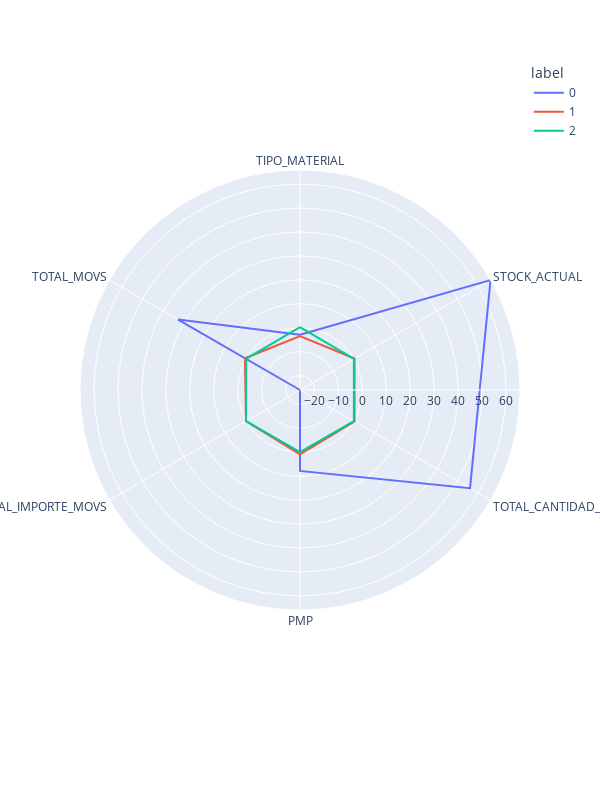
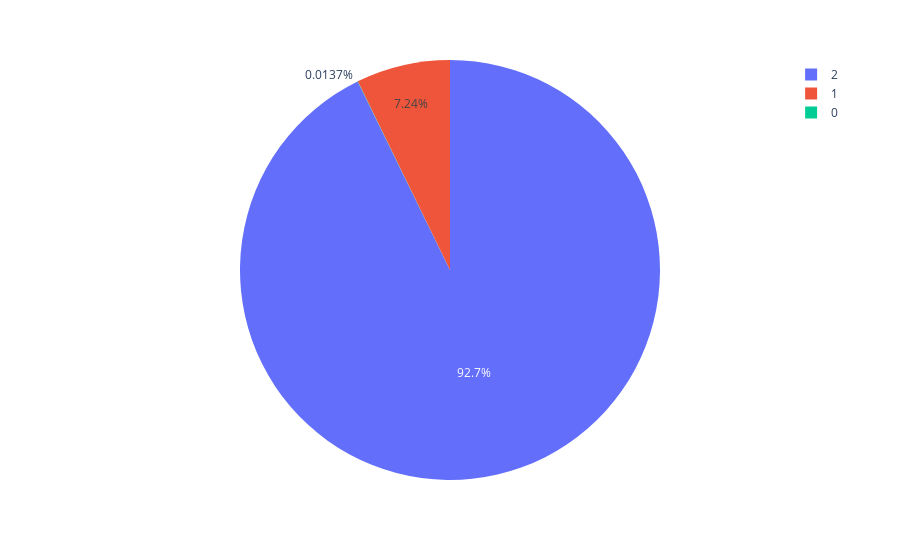

The code cell stored with these charts, in order, in its notebook:
### Code cell
# Aplicar Clustering Jerárquico
agg_model = AgglomerativeClustering(n_clusters=3)
y_agg = agg_model.fit_predict(X)

# Agregar etiquetas de cluster al dataframe
clusters_agg = pd.DataFrame(X, columns=X.columns)
clusters_agg['label'] = agg_model.labels_

# Visualización polar para Clustering Jerárquico
polar_agg = clusters_agg.groupby("label").mean().reset_index()
polar_agg = pd.melt(polar_agg, id_vars=["label"])
fig_agg = px.line_polar(polar_agg, r="value", theta="variable", color="label", line_close=True, height=800, width=600)
fig_agg.show()

# Visualización de distribución de clusters con Clustering Jerárquico
pie_agg = clusters_agg.groupby('label').size().reset_index()
pie_agg.columns = ['label', 'value']
px.pie(pie_agg, values='value', names='label').show()

### Figure 1 — Plotly figure (JSON) as saved in the notebook; plotly's stock layout.template omitted (floating-point values rounded to 4 significant figures)
{"data": [{"hovertemplate": "label=0<br>value=%{r}<br>variable=%{theta}<extra></extra>", "legendgroup": "0", "line": {"color": "#636efa", "dash": "solid"}, "marker": {"symbol": "circle"}, "mode": "lines", "name": "0", "r": [-2.912, 65.88, 56.0, 7.79, -26.02, 32.82, -2.912], "showlegend": true, "subplot": "polar", "theta": ["TIPO_MATERIAL", "STOCK_ACTUAL", "TOTAL_CANTIDAD_MOVS", "PMP", "TOTAL_IMPORTE_MOVS", "TOTAL_MOVS", "TIPO_MATERIAL"], "type": "scatterpolar"}, {"hovertemplate": "label=1<br>value=%{r}<br>variable=%{theta}<extra></extra>", "legendgroup": "1", "line": {"color": "#EF553B", "dash": "solid"}, "marker": {"symbol": "circle"}, "mode": "lines", "name": "1", "r": [-3.503, 0.2989, 0.2724, 0.8275, 0.03351, 0.5418, -3.503], "showlegend": true, "subplot": "polar", "theta": ["TIPO_MATERIAL", "STOCK_ACTUAL", "TOTAL_CANTIDAD_MOVS", "PMP", "TOTAL_IMPORTE_MOVS", "TOTAL_MOVS", "TIPO_MATERIAL"], "type": "scatterpolar"}, {"hovertemplate": "label=2<br>value=%{r}<br>variable=%{theta}<extra></extra>", "legendgroup": "2", "line": {"color": "#00cc96", "dash": "solid"}, "marker": {"symbol": "circle"}, "mode": "lines", "name": "2", "r": [0.2738, -0.03305, -0.02952, -0.06572, 0.001224, -0.04712, 0.2738], "showlegend": true, "subplot": "polar", "theta": ["TIPO_MATERIAL", "STOCK_ACTUAL", "TOTAL_CANTIDAD_MOVS", "PMP", "TOTAL_IMPORTE_MOVS", "TOTAL_MOVS", "TIPO_MATERIAL"], "type": "scatterpolar"}], "layout": {"height": 800, "legend": {"title": {"text": "label"}, "tracegroupgap": 0}, "margin": {"t": 60}, "polar": {"angularaxis": {"direction": "clockwise", "rotation": 90}, "domain": {"x": [0, 1], "y": [0, 1]}}, "width": 600}}

### Figure 2 — Plotly figure (JSON) as saved in the notebook; plotly's stock layout.template omitted (floating-point values rounded to 4 significant figures)
{"data": [{"domain": {"x": [0, 1], "y": [0, 1]}, "hovertemplate": "label=%{label}<br>value=%{value}<extra></extra>", "labels": [0, 1, 2], "legendgroup": "", "name": "", "showlegend": true, "type": "pie", "values": [6, 3174, 40671]}], "layout": {"legend": {"tracegroupgap": 0}, "margin": {"t": 60}}}
